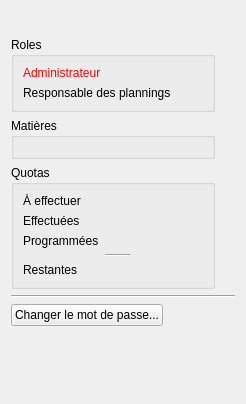
<?xml version="1.0" encoding="UTF-8"?>
<ui version="4.0">
 <class>DockProfil</class>
 <widget class="QWidget" name="DockProfil">
  <property name="geometry">
   <rect>
    <x>0</x>
    <y>0</y>
    <width>246</width>
    <height>404</height>
   </rect>
  </property>
  <property name="windowTitle">
   <string>Profil</string>
  </property>
  <layout class="QVBoxLayout" name="verticalLayout_3">
   <item>
    <layout class="QHBoxLayout" name="layoutNom">
     <item>
      <widget class="QLabel" name="nom">
       <property name="sizePolicy">
        <sizepolicy hsizetype="Maximum" vsizetype="Preferred">
         <horstretch>0</horstretch>
         <verstretch>0</verstretch>
        </sizepolicy>
       </property>
       <property name="text">
        <string/>
       </property>
      </widget>
     </item>
     <item>
      <spacer name="spacerNom">
       <property name="orientation">
        <enum>Qt::Horizontal</enum>
       </property>
       <property name="sizeHint" stdset="0">
        <size>
         <width>40</width>
         <height>20</height>
        </size>
       </property>
      </spacer>
     </item>
    </layout>
   </item>
   <item>
    <layout class="QHBoxLayout" name="layoutGeneral">
     <item>
      <layout class="QVBoxLayout" name="layoutGrouBoxes">
       <item>
        <widget class="QGroupBox" name="roles">
         <property name="title">
          <string>Roles</string>
         </property>
         <layout class="QVBoxLayout" name="verticalLayout_2">
          <item>
           <widget class="QLabel" name="admin">
            <property name="palette">
             <palette>
              <active>
               <colorrole role="WindowText">
                <brush brushstyle="SolidPattern">
                 <color alpha="255">
                  <red>255</red>
                  <green>0</green>
                  <blue>0</blue>
                 </color>
                </brush>
               </colorrole>
              </active>
              <inactive>
               <colorrole role="WindowText">
                <brush brushstyle="SolidPattern">
                 <color alpha="255">
                  <red>255</red>
                  <green>0</green>
                  <blue>0</blue>
                 </color>
                </brush>
               </colorrole>
              </inactive>
              <disabled>
               <colorrole role="WindowText">
                <brush brushstyle="SolidPattern">
                 <color alpha="255">
                  <red>118</red>
                  <green>118</green>
                  <blue>117</blue>
                 </color>
                </brush>
               </colorrole>
              </disabled>
             </palette>
            </property>
            <property name="text">
             <string>Administrateur</string>
            </property>
           </widget>
          </item>
          <item>
           <widget class="QLabel" name="planning">
            <property name="text">
             <string>Responsable des plannings</string>
            </property>
           </widget>
          </item>
         </layout>
        </widget>
       </item>
       <item>
        <widget class="QGroupBox" name="matieres">
         <property name="title">
          <string>Matières</string>
         </property>
         <layout class="QVBoxLayout" name="verticalLayout_4"/>
        </widget>
       </item>
       <item>
        <widget class="QGroupBox" name="quotas">
         <property name="title">
          <string>Quotas</string>
         </property>
         <layout class="QVBoxLayout" name="verticalLayout_5">
          <item>
           <layout class="QFormLayout" name="layoutQuotas">
            <item row="0" column="0">
             <widget class="QLabel" name="labelAEffectuer">
              <property name="text">
               <string>À effectuer</string>
              </property>
             </widget>
            </item>
            <item row="0" column="1">
             <widget class="QLabel" name="aEff">
              <property name="text">
               <string/>
              </property>
             </widget>
            </item>
            <item row="1" column="0">
             <widget class="QLabel" name="labelEffectuees">
              <property name="text">
               <string>Effectuées</string>
              </property>
             </widget>
            </item>
            <item row="1" column="1">
             <widget class="QLabel" name="eff">
              <property name="text">
               <string/>
              </property>
             </widget>
            </item>
            <item row="2" column="0">
             <widget class="QLabel" name="labelProgrammees">
              <property name="text">
               <string>Programmées</string>
              </property>
             </widget>
            </item>
            <item row="2" column="1">
             <widget class="QLabel" name="prog">
              <property name="text">
               <string/>
              </property>
             </widget>
            </item>
            <item row="3" column="1">
             <widget class="Line" name="line">
              <property name="sizePolicy">
               <sizepolicy hsizetype="Fixed" vsizetype="Fixed">
                <horstretch>0</horstretch>
                <verstretch>0</verstretch>
               </sizepolicy>
              </property>
              <property name="minimumSize">
               <size>
                <width>25</width>
                <height>0</height>
               </size>
              </property>
              <property name="orientation">
               <enum>Qt::Horizontal</enum>
              </property>
             </widget>
            </item>
            <item row="4" column="0">
             <widget class="QLabel" name="labelRestantes">
              <property name="text">
               <string>Restantes</string>
              </property>
             </widget>
            </item>
            <item row="4" column="1">
             <widget class="QLabel" name="restantes">
              <property name="palette">
               <palette>
                <active>
                 <colorrole role="WindowText">
                  <brush brushstyle="SolidPattern">
                   <color alpha="255">
                    <red>255</red>
                    <green>0</green>
                    <blue>0</blue>
                   </color>
                  </brush>
                 </colorrole>
                </active>
                <inactive>
                 <colorrole role="WindowText">
                  <brush brushstyle="SolidPattern">
                   <color alpha="255">
                    <red>255</red>
                    <green>0</green>
                    <blue>0</blue>
                   </color>
                  </brush>
                 </colorrole>
                </inactive>
                <disabled>
                 <colorrole role="WindowText">
                  <brush brushstyle="SolidPattern">
                   <color alpha="255">
                    <red>118</red>
                    <green>118</green>
                    <blue>117</blue>
                   </color>
                  </brush>
                 </colorrole>
                </disabled>
               </palette>
              </property>
              <property name="text">
               <string/>
              </property>
             </widget>
            </item>
           </layout>
          </item>
         </layout>
        </widget>
       </item>
      </layout>
     </item>
     <item>
      <spacer name="spacerDock">
       <property name="orientation">
        <enum>Qt::Vertical</enum>
       </property>
       <property name="sizeHint" stdset="0">
        <size>
         <width>20</width>
         <height>40</height>
        </size>
       </property>
      </spacer>
     </item>
    </layout>
   </item>
   <item>
    <widget class="Line" name="line_2">
     <property name="orientation">
      <enum>Qt::Horizontal</enum>
     </property>
    </widget>
   </item>
   <item>
    <widget class="QPushButton" name="boutonMotDePasse">
     <property name="sizePolicy">
      <sizepolicy hsizetype="Maximum" vsizetype="Maximum">
       <horstretch>0</horstretch>
       <verstretch>0</verstretch>
      </sizepolicy>
     </property>
     <property name="text">
      <string>Changer le mot de passe...</string>
     </property>
    </widget>
   </item>
   <item>
    <spacer name="verticalSpacer">
     <property name="orientation">
      <enum>Qt::Vertical</enum>
     </property>
     <property name="sizeHint" stdset="0">
      <size>
       <width>20</width>
       <height>40</height>
      </size>
     </property>
    </spacer>
   </item>
  </layout>
 </widget>
 <resources/>
 <connections/>
</ui>
